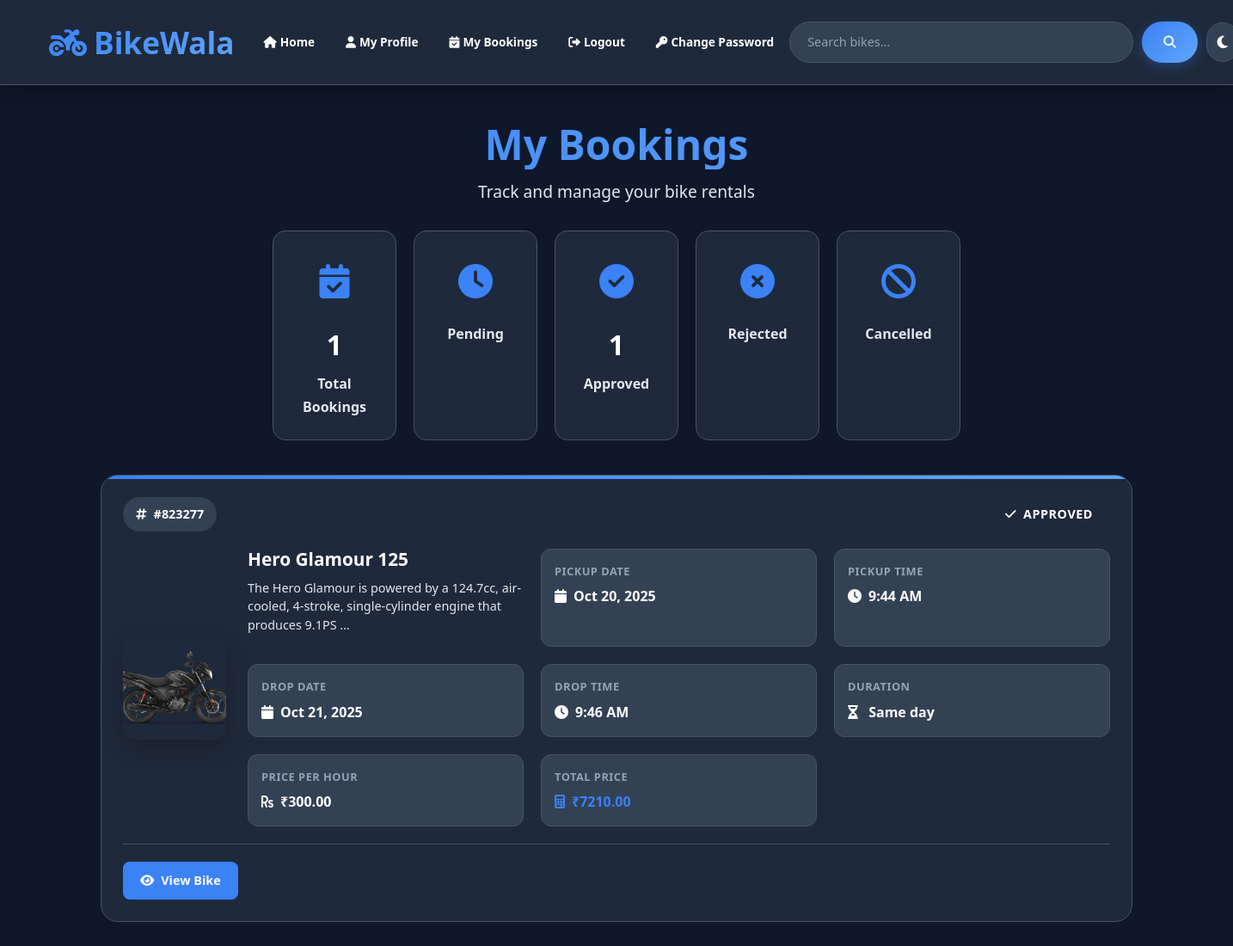
Screenshot of /my_bookings (signed in) with the database file from the repository.
### renter/models.py (models this page shows, shortened)
class Booking(models.Model):
    booking_id = models.IntegerField(primary_key=True)
    bike_name = models.ForeignKey(Bike, on_delete=models.CASCADE)
    username = models.ForeignKey(User, on_delete=models.CASCADE)
    pickup_date = models.DateField(auto_now=False, auto_now_add=False)
    pickup_time = models.TimeField(auto_now=False, auto_now_add=False)
    drop_date = models.DateField(auto_now=False, auto_now_add=False)
    drop_time = models.TimeField(auto_now=False, auto_now_add=False)
    status = models.CharField(max_length=50, default='Pending')
    cancellation_reason = models.TextField(blank=True, null=True, help_text="Reason for cancellation")
    cancelled_at = models.DateTimeField(blank=True, null=True, help_text="When the booking was cancelled")
    total_price = models.DecimalField(max_digits=10, decimal_places=2, default=0.00, help_text="Total price of the booking")

class Bike(models.Model):
    company = models.ForeignKey(Brand, on_delete=models.CASCADE)
    bike_name = models.CharField(max_length=50)
    desc = models.CharField(max_length=300)
    photo = models.ImageField(upload_to='bike_photos')
    price_per_hour = models.DecimalField(max_digits=10, decimal_places=2, default=0.00, help_text="Price per hour in rupees")
    renter = models.ForeignKey(User, on_delete=models.CASCADE, null=True, blank=True, help_text="Renter who owns this bike")

### customer/views.py (the view)
# urls.py: path('my_bookings', my_bookings, name='my_bookings'),
def my_bookings(request):
    un =  request.session.get('username')
    if un:
        UO = User.objects.get(username=un)
        bookings = Booking.objects.filter(username=UO)
        for booking in bookings:
            pickup_dt = datetime.datetime.combine(booking.pickup_date, booking.pickup_time)
            drop_dt = datetime.datetime.combine(booking.drop_date, booking.drop_time)
            duration_seconds = Decimal((drop_dt - pickup_dt).total_seconds())
            duration_hours = duration_seconds / Decimal('3600')
            if duration_hours < 1:
                duration_hours = Decimal('1')
            total_price = booking.bike_name.price_per_hour * duration_hours
            booking.total_price = total_price.quantize(Decimal('0.01'), rounding=ROUND_HALF_UP)
            booking.duration_hours = duration_hours
        d = {'bookings': bookings}
        return render(request, 'customer/my_bookings.html', d)

### templates/customer/my_bookings.html (shortened to what this page needs)
{% extends "base.html" %}
{% block body %}
<div class="bookings-container">
    <div class="bookings-header">
        <h1 class="bookings-title">My Bookings</h1>
        <p class="bookings-subtitle">Track and manage your bike rentals</p>
        {% if bookings %}
        <div class="bookings-stats">
            <div class="stat-card">
                <div class="stat-icon">
                    <i class="fas fa-calendar-check"></i>
                </div>
                <div class="stat-number">{{ bookings|length }}</div>
                <div class="stat-label">Total Bookings</div>
            </div>
            <div class="stat-card">
                <div class="stat-icon">
                    <i class="fas fa-clock"></i>
                </div>
                <div class="stat-label">Pending</div>
            </div>
            <div class="stat-card">
                <div class="stat-icon">
                    <i class="fas fa-check-circle"></i>
                </div>
                <div class="stat-number">
                    {% for booking in bookings %}
                        {% if booking.status == 'Approve' %}{{ forloop.counter0|add:1 }}{% endif %}
                    {% empty %}0{% endfor %}
                </div>
                <div class="stat-label">Approved</div>
            </div>
            <div class="stat-card">
                <div class="stat-icon">
                    <i class="fas fa-times-circle"></i>
                </div>
                <div class="stat-label">Rejected</div>
            </div>
            <div class="stat-card">
                <div class="stat-icon">
                    <i class="fas fa-ban"></i>
                </div>
                <div class="stat-label">Cancelled</div>
            </div>
        </div>
        {% endif %}
    </div>
    <div class="bookings-content">
        {% if bookings %}
            <div class="bookings-grid">
                {% for booking in bookings %}
                <div class="booking-card">
                    <div class="booking-header">
                        <div class="booking-id">
                            <i class="fas fa-hashtag me-2"></i>#{{ booking.booking_id }}
                        </div>
                        <div class="booking-status status-{{ booking.status|lower }}">
                            {% if booking.status == 'Pending' %}
                                <i class="fas fa-clock me-2"></i>Pending
                            {% elif booking.status == 'Approve' %}
                                <i class="fas fa-check me-2"></i>Approved
                            {% elif booking.status == 'Reject' %}
                                <i class="fas fa-times me-2"></i>Rejected
                            {% elif booking.status == 'Cancelled' %}
                                <i class="fas fa-ban me-2"></i>Cancelled
                            {% endif %}
                        </div>
                    </div>
                    <div class="booking-content">
                        <div class="bike-image-container">
                            <img src="{{ booking.bike_name.photo.url }}" alt="{{ booking.bike_name.bike_name }}" class="bike-image">
                        </div>
                        <div class="booking-details">
                            <div>
                                <h3 class="bike-name">{{ booking.bike_name.bike_name }}</h3>
                                <p class="bike-desc">{{ booking.bike_name.desc|truncatewords:15 }}</p>
                            </div>
                            <div class="detail-item">
                                <div class="detail-label">Pickup Date</div>
                                <div class="detail-value">
                                    <i class="fas fa-calendar me-2"></i>{{ booking.pickup_date|date:"M d, Y" }}
                                </div>
                            </div>
                            <div class="detail-item">
                                <div class="detail-label">Pickup Time</div>
                                <div class="detail-value">
                                    <i class="fas fa-clock me-2"></i>{{ booking.pickup_time|time:"g:i A" }}
                                </div>
                            </div>
                            <div class="detail-item">
                                <div class="detail-label">Drop Date</div>
                                <div class="detail-value">
                                    <i class="fas fa-calendar me-2"></i>{{ booking.drop_date|date:"M d, Y" }}
                                </div>
                            </div>
                            <div class="detail-item">
                                <div class="detail-label">Drop Time</div>
                                <div class="detail-value">
                                    <i class="fas fa-clock me-2"></i>{{ booking.drop_time|time:"g:i A" }}
                                </div>
                            </div>
                            <div class="detail-item">
                                <div class="detail-label">Duration</div>
                                <div class="detail-value">
                                    <i class="fas fa-hourglass-half me-2"></i>
                                    {% if booking.duration_days > 0 %}
                                        {{ booking.duration_days }} day{{ booking.duration_days|pluralize }}
                                    {% else %}
                                        Same day
                                    {% endif %}
                                </div>
                            </div>
                            <div class="detail-item">
                                <div class="detail-label">Price per Hour</div>
                                <div class="detail-value">
                                    <i class="fas fa-rupee-sign me-2"></i>₹{{ booking.bike_name.price_per_hour }}
                                </div>
                            </div>
                            <div class="detail-item">
                                <div class="detail-label">Total Price</div>
                                <div class="detail-value" style="color: var(--accent-color); font-weight: 700;">
                                    <i class="fas fa-calculator me-2"></i>₹{{ booking.total_price }}
                                </div>
                            </div>
                        </div>
                    </div>
                    <div class="booking-actions">
                        <a href="{% url 'show' booking.bike_name.pk %}" class="btn-action btn-view">
                            <i class="fas fa-eye"></i>View Bike
                        </a>
                    </div>
                </div>
                {% endfor %}
            </div>
        {% endif %}
    </div>
</div>
{% endblock body %}

### templates/base.html (style rules this page uses)
:root { --primary-900: #0f172a; --primary-800: #1e293b; --primary-700: #334155; --primary-600: #475569; --primary-500: #64748b; --primary-400: #94a3b8; --primary-300: #cbd5e1; --primary-200: #e2e8f0; --primary-100: #f1f5f9; --primary-50: #f8fafc; --secondary-900: #1e3a8a; --secondary-800: #1e40af; --secondary-700: #1d4ed8; --secondary-600: #2563eb; --secondary-500: #3b82f6; --secondary-400: #60a5fa; --secondary-300: #93c5fd; --secondary-200: #bfdbfe; --secondary-100: #dbeafe; --secondary-50: #eff6ff; --accent-900: #451a03; --accent-800: #78350f; --accent-700: #a16207; --accent-600: #ca8a04; --accent-500: #eab308; --accent-400: #facc15; --accent-300: #fde047; --accent-200: #fef08a; --accent-100: #fef3c7; --accent-50: #fffbeb; --white: #ffffff; --black: #000000; --gray-50: #f9fafb; --gray-100: #f3f4f6; --gray-200: #e5e7eb; --gray-300: #d1d5db; --gray-400: #9ca3af; --gray-500: #6b7280; --gray-600: #4b5563; --gray-700: #374151; --gray-800: #1f2937; --gray-900: #111827; --bg-primary: var(--primary-900); --bg-secondary: var(--primary-800); --bg-tertiary: var(--primary-700); --text-primary: var(--white); --text-secondary: var(--primary-200); --text-muted: var(--primary-400); --border-color: var(--primary-600); --accent-color: var(--secondary-500); --accent-hover: var(--secondary-400); --success-color: #10b981; --warning-color: var(--accent-500); --error-color: #ef4444; }
* { margin: 0; padding: 0; box-sizing: border-box; }
body { font-family: 'Segoe UI', Tahoma, Geneva, Verdana, sans-serif; background: var(--bg-primary) !important; min-height: 100vh; color: var(--text-primary) !important; transition: all 0.3s ease; font-size: 16px; line-height: 1.6; }
@media (min-width: 1200px) { body { font-size: 16.5px; line-height: 1.65; } }
@media (min-width: 1200px) { h1 { font-size: 2.5rem; } }
@media (min-width: 1200px) { h3 { font-size: 2rem; } }
html { scroll-behavior: smooth; }
body { overflow-x: hidden; }

### rows the page displays
Booking: booking_id "823277", status "Approve" (drawn), bike_name.photo (picture), bike_name.bike_name "Hero Glamour 125", bike_name.desc "The Hero Glamour is powered by a 124.7cc, air-cooled, 4-stroke, single-cylinder engine that produces 9.1PS …", pickup_date "Oct 20, 2025", pickup_time "9:44 AM", drop_date "Oct 21, 2025", drop_time "9:46 AM", bike_name.price_per_hour "300.00", total_price "7210.00"

### other values shown
{{ bookings|length }} "1"
